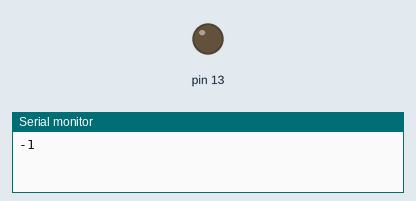
Simulated run of this sketch. Board: Arduino Uno, built with avr-gcc and run on an emulated ATmega328P. Parts: output pins drawn as LEDs (lit = HIGH), the last lines printed to the serial monitor.

Above: at 0.2 s.
At 2.7 s:
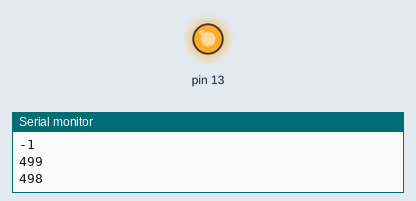
Timing chart, 0 to 3.0 s (numbered marks = the images above):
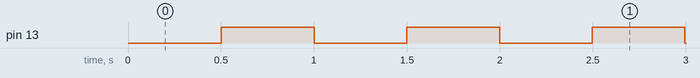

The sketch:

rele.ino
```cpp
int dd;
void setup() {
  pinMode(13, OUTPUT);
  Serial.begin(9600);
  delay(1);
}

void loop() {
digitalWrite(13, HIGH);
delay(dd);
digitalWrite(13, LOW);
dd=dd-1;
Serial.println(dd);
if(dd<=1){
  dd=500;
}
delay(dd);
}
```

Measured:
- by itself, pin 13: repeats every 1.0 s: LOW 0.50 s, HIGH 0.50 s
